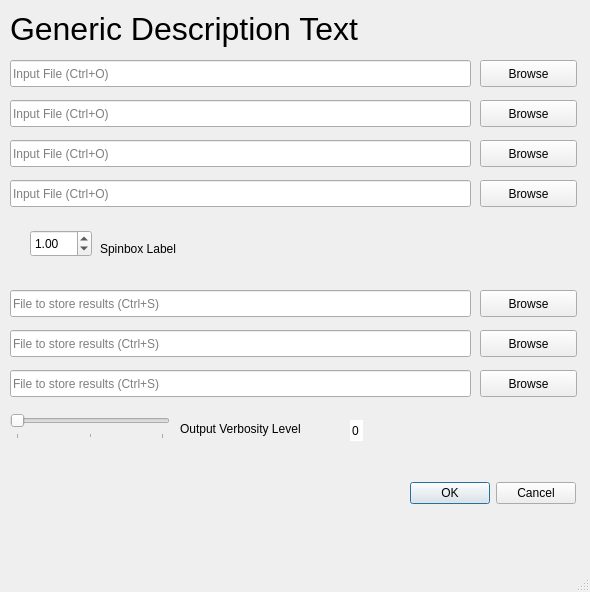
<?xml version="1.0" encoding="UTF-8"?>
<ui version="4.0">
 <class>MainWindow</class>
 <widget class="QMainWindow" name="MainWindow">
  <property name="geometry">
   <rect>
    <x>0</x>
    <y>0</y>
    <width>590</width>
    <height>592</height>
   </rect>
  </property>
  <property name="windowTitle">
   <string notr="true">Generic Window Title</string>
  </property>
  <widget class="QWidget" name="centralwidget">
   <widget class="QLabel" name="label">
    <property name="geometry">
     <rect>
      <x>10</x>
      <y>10</y>
      <width>356</width>
      <height>37</height>
     </rect>
    </property>
    <property name="font">
     <font>
      <pointsize>24</pointsize>
     </font>
    </property>
    <property name="text">
     <string notr="true">Generic Description Text</string>
    </property>
   </widget>
   <widget class="QPushButton" name="pb_infile">
    <property name="geometry">
     <rect>
      <x>480</x>
      <y>60</y>
      <width>97</width>
      <height>27</height>
     </rect>
    </property>
    <property name="text">
     <string notr="true">Browse</string>
    </property>
    <property name="shortcut">
     <string notr="true">Ctrl+O</string>
    </property>
   </widget>
   <widget class="QLineEdit" name="le_infile">
    <property name="geometry">
     <rect>
      <x>10</x>
      <y>60</y>
      <width>461</width>
      <height>27</height>
     </rect>
    </property>
    <property name="text">
     <string notr="true"/>
    </property>
    <property name="placeholderText">
     <string notr="true">Input File (Ctrl+O)</string>
    </property>
   </widget>
   <widget class="QPushButton" name="pb_outfile">
    <property name="geometry">
     <rect>
      <x>480</x>
      <y>290</y>
      <width>97</width>
      <height>27</height>
     </rect>
    </property>
    <property name="text">
     <string notr="true">Browse</string>
    </property>
    <property name="shortcut">
     <string notr="true">Ctrl+S</string>
    </property>
   </widget>
   <widget class="QLineEdit" name="le_outfile">
    <property name="geometry">
     <rect>
      <x>10</x>
      <y>290</y>
      <width>461</width>
      <height>27</height>
     </rect>
    </property>
    <property name="text">
     <string notr="true"/>
    </property>
    <property name="placeholderText">
     <string notr="true">File to store results (Ctrl+S)</string>
    </property>
   </widget>
   <widget class="QDialogButtonBox" name="bb_ok_cancel">
    <property name="geometry">
     <rect>
      <x>400</x>
      <y>480</y>
      <width>176</width>
      <height>27</height>
     </rect>
    </property>
    <property name="toolTip">
     <string notr="true"/>
    </property>
    <property name="standardButtons">
     <set>QDialogButtonBox::Cancel|QDialogButtonBox::Ok</set>
    </property>
   </widget>
   <widget class="QSlider" name="sl_verbosity">
    <property name="geometry">
     <rect>
      <x>10</x>
      <y>410</y>
      <width>160</width>
      <height>29</height>
     </rect>
    </property>
    <property name="toolTip">
     <string notr="true">Verbosity Level</string>
    </property>
    <property name="maximum">
     <number>2</number>
    </property>
    <property name="orientation">
     <enum>Qt::Horizontal</enum>
    </property>
    <property name="invertedAppearance">
     <bool>false</bool>
    </property>
    <property name="tickPosition">
     <enum>QSlider::TicksBelow</enum>
    </property>
    <property name="tickInterval">
     <number>1</number>
    </property>
   </widget>
   <widget class="QLabel" name="label_2">
    <property name="geometry">
     <rect>
      <x>180</x>
      <y>420</y>
      <width>155</width>
      <height>17</height>
     </rect>
    </property>
    <property name="text">
     <string notr="true">Output Verbosity Level</string>
    </property>
   </widget>
   <widget class="QSpinBox" name="sb_verbosity">
    <property name="geometry">
     <rect>
      <x>350</x>
      <y>420</y>
      <width>13</width>
      <height>21</height>
     </rect>
    </property>
    <property name="frame">
     <bool>false</bool>
    </property>
    <property name="readOnly">
     <bool>true</bool>
    </property>
    <property name="buttonSymbols">
     <enum>QAbstractSpinBox::NoButtons</enum>
    </property>
    <property name="maximum">
     <number>2</number>
    </property>
   </widget>
   <widget class="QLineEdit" name="le_infile_2">
    <property name="geometry">
     <rect>
      <x>10</x>
      <y>100</y>
      <width>461</width>
      <height>27</height>
     </rect>
    </property>
    <property name="text">
     <string notr="true"/>
    </property>
    <property name="placeholderText">
     <string notr="true">Input File (Ctrl+O)</string>
    </property>
   </widget>
   <widget class="QPushButton" name="pb_infile_2">
    <property name="geometry">
     <rect>
      <x>480</x>
      <y>100</y>
      <width>97</width>
      <height>27</height>
     </rect>
    </property>
    <property name="text">
     <string notr="true">Browse</string>
    </property>
    <property name="shortcut">
     <string notr="true">Ctrl+O</string>
    </property>
   </widget>
   <widget class="QLineEdit" name="le_infile_3">
    <property name="geometry">
     <rect>
      <x>10</x>
      <y>140</y>
      <width>461</width>
      <height>27</height>
     </rect>
    </property>
    <property name="text">
     <string notr="true"/>
    </property>
    <property name="placeholderText">
     <string notr="true">Input File (Ctrl+O)</string>
    </property>
   </widget>
   <widget class="QPushButton" name="pb_infile_3">
    <property name="geometry">
     <rect>
      <x>480</x>
      <y>140</y>
      <width>97</width>
      <height>27</height>
     </rect>
    </property>
    <property name="text">
     <string notr="true">Browse</string>
    </property>
    <property name="shortcut">
     <string notr="true">Ctrl+O</string>
    </property>
   </widget>
   <widget class="QLineEdit" name="le_outfile_2">
    <property name="geometry">
     <rect>
      <x>10</x>
      <y>330</y>
      <width>461</width>
      <height>27</height>
     </rect>
    </property>
    <property name="text">
     <string notr="true"/>
    </property>
    <property name="placeholderText">
     <string notr="true">File to store results (Ctrl+S)</string>
    </property>
   </widget>
   <widget class="QPushButton" name="pb_outfile_2">
    <property name="geometry">
     <rect>
      <x>480</x>
      <y>330</y>
      <width>97</width>
      <height>27</height>
     </rect>
    </property>
    <property name="text">
     <string notr="true">Browse</string>
    </property>
    <property name="shortcut">
     <string notr="true">Ctrl+S</string>
    </property>
   </widget>
   <widget class="QLineEdit" name="le_outfile_3">
    <property name="geometry">
     <rect>
      <x>10</x>
      <y>370</y>
      <width>461</width>
      <height>27</height>
     </rect>
    </property>
    <property name="text">
     <string notr="true"/>
    </property>
    <property name="placeholderText">
     <string notr="true">File to store results (Ctrl+S)</string>
    </property>
   </widget>
   <widget class="QPushButton" name="pb_outfile_3">
    <property name="geometry">
     <rect>
      <x>480</x>
      <y>370</y>
      <width>97</width>
      <height>27</height>
     </rect>
    </property>
    <property name="text">
     <string notr="true">Browse</string>
    </property>
    <property name="shortcut">
     <string notr="true">Ctrl+S</string>
    </property>
   </widget>
   <widget class="QPushButton" name="pb_infile_4">
    <property name="geometry">
     <rect>
      <x>480</x>
      <y>180</y>
      <width>97</width>
      <height>27</height>
     </rect>
    </property>
    <property name="text">
     <string notr="true">Browse</string>
    </property>
    <property name="shortcut">
     <string notr="true">Ctrl+O</string>
    </property>
   </widget>
   <widget class="QLineEdit" name="le_infile_4">
    <property name="geometry">
     <rect>
      <x>10</x>
      <y>180</y>
      <width>461</width>
      <height>27</height>
     </rect>
    </property>
    <property name="text">
     <string notr="true"/>
    </property>
    <property name="placeholderText">
     <string notr="true">Input File (Ctrl+O)</string>
    </property>
   </widget>
   <widget class="QDoubleSpinBox" name="sb_double">
    <property name="geometry">
     <rect>
      <x>30</x>
      <y>230</y>
      <width>62</width>
      <height>27</height>
     </rect>
    </property>
    <property name="maximum">
     <double>9999.989999999999782</double>
    </property>
    <property name="singleStep">
     <double>0.100000000000000</double>
    </property>
    <property name="value">
     <double>1.000000000000000</double>
    </property>
   </widget>
   <widget class="QLabel" name="label_3">
    <property name="geometry">
     <rect>
      <x>100</x>
      <y>240</y>
      <width>361</width>
      <height>17</height>
     </rect>
    </property>
    <property name="text">
     <string notr="true">Spinbox Label</string>
    </property>
   </widget>
  </widget>
  <widget class="QStatusBar" name="statusbar"/>
  <action name="sc_ctrl_w">
   <property name="text">
    <string notr="true">Ctrl+W</string>
   </property>
   <property name="shortcut">
    <string notr="true">Ctrl+W</string>
   </property>
  </action>
  <action name="sc_ctrl_q">
   <property name="text">
    <string notr="true">Ctrl+Q</string>
   </property>
   <property name="shortcut">
    <string notr="true">Ctrl+Q</string>
   </property>
  </action>
 </widget>
 <resources/>
 <connections>
  <connection>
   <sender>pb_infile</sender>
   <signal>clicked()</signal>
   <receiver>le_infile</receiver>
   <slot>update()</slot>
   <hints>
    <hint type="sourcelabel">
     <x>66</x>
     <y>113</y>
    </hint>
    <hint type="destinationlabel">
     <x>295</x>
     <y>83</y>
    </hint>
   </hints>
  </connection>
  <connection>
   <sender>pb_outfile</sender>
   <signal>clicked()</signal>
   <receiver>le_outfile</receiver>
   <slot>update()</slot>
   <hints>
    <hint type="sourcelabel">
     <x>81</x>
     <y>189</y>
    </hint>
    <hint type="destinationlabel">
     <x>192</x>
     <y>167</y>
    </hint>
   </hints>
  </connection>
  <connection>
   <sender>bb_ok_cancel</sender>
   <signal>rejected()</signal>
   <receiver>MainWindow</receiver>
   <slot>close()</slot>
   <hints>
    <hint type="sourcelabel">
     <x>337</x>
     <y>343</y>
    </hint>
    <hint type="destinationlabel">
     <x>399</x>
     <y>199</y>
    </hint>
   </hints>
  </connection>
  <connection>
   <sender>sc_ctrl_w</sender>
   <signal>triggered()</signal>
   <receiver>MainWindow</receiver>
   <slot>close()</slot>
   <hints>
    <hint type="sourcelabel">
     <x>-1</x>
     <y>-1</y>
    </hint>
    <hint type="destinationlabel">
     <x>399</x>
     <y>199</y>
    </hint>
   </hints>
  </connection>
  <connection>
   <sender>sc_ctrl_q</sender>
   <signal>triggered()</signal>
   <receiver>MainWindow</receiver>
   <slot>close()</slot>
   <hints>
    <hint type="sourcelabel">
     <x>-1</x>
     <y>-1</y>
    </hint>
    <hint type="destinationlabel">
     <x>294</x>
     <y>199</y>
    </hint>
   </hints>
  </connection>
  <connection>
   <sender>sl_verbosity</sender>
   <signal>valueChanged(int)</signal>
   <receiver>sb_verbosity</receiver>
   <slot>setValue(int)</slot>
   <hints>
    <hint type="sourcelabel">
     <x>89</x>
     <y>284</y>
    </hint>
    <hint type="destinationlabel">
     <x>356</x>
     <y>290</y>
    </hint>
   </hints>
  </connection>
 </connections>
</ui>
